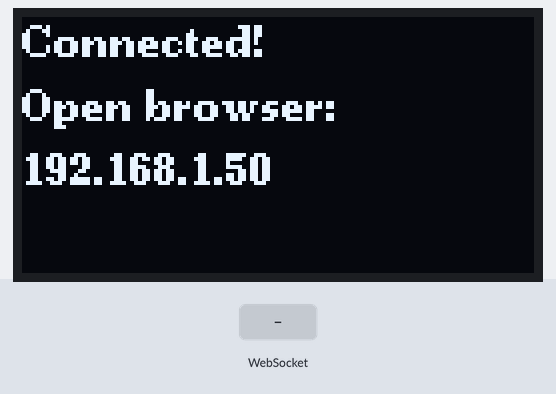
A program run on a simulated ESP32. Parts: 128×64 one-colour display. The test bench sets the inputs (shaded band). WiFi joins after 1.5 s; servers stay silent unless stated; random numbers use the default seed unless the program sets one; what the program prints to the serial monitor is not drawn.

Above: at 1.7 s.
At 5.8 s:
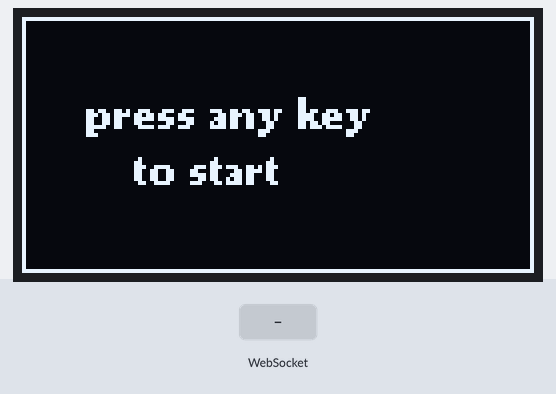
5.9 s: WebSocket text "up" received
At 8.0 s:
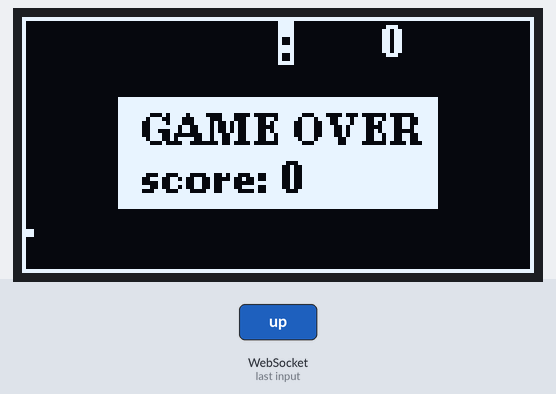
8.1 s: WebSocket text "restart" received
At 8.6 s:
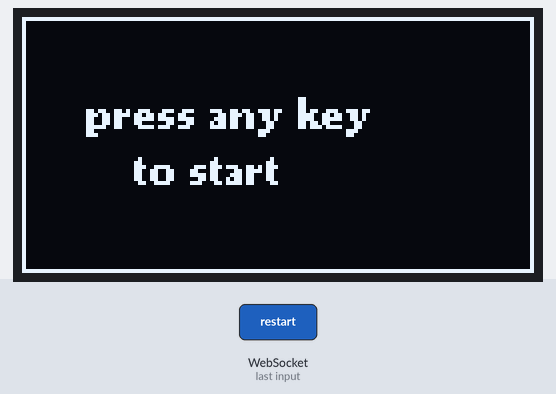
Timing chart, 0 to 11.1 s (numbered marks = the images above; inputs shaded):
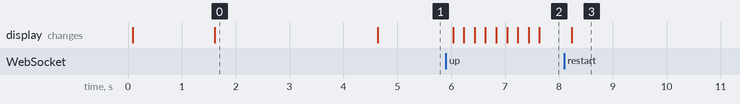

Measured:
- after the input at 5.9 s, the display: first changes after 0.14 s (image 2 shows a later state)
- after the input at 8.1 s, the display: changes after 0.14 s (image 3)
- what the display in image 0 shows lasts 3.0 s, from 1.6 s to 4.6 s

The program:

main.cpp
```cpp
#include <Arduino.h>
#include "display.h"
#include "wifi_server.h"
#include "game.h"

#define FRAME_MS 200 // snake moves 5 times per second

unsigned long lastFrame = 0;

void setup()
{
  Serial.begin(115200);
  display_init();
  wifi_init();
  game_init();
}

void loop()
{
  ws_cleanup();
  unsigned long now = millis();
  if (now - lastFrame >= FRAME_MS)
  {
    lastFrame = now;
    game_update();
    game_draw();
  }
}
```

display.cpp
```cpp
#include "display.h"

static U8G2_SH1106_128X64_NONAME_F_HW_I2C u8g2(U8G2_R0, U8X8_PIN_NONE);

void display_init()
{
    Wire.begin(21, 22);
    u8g2.begin();
    u8g2.setFont(u8g2_font_ncenB08_tr);
    u8g2.clearBuffer();
    u8g2.sendBuffer();
}

void display_clear()
{
    u8g2.clearBuffer();
}

void display_render()
{
    u8g2.sendBuffer();
}

void display_draw_border()
{
    u8g2.setDrawColor(1);
    u8g2.drawFrame(0, 0, 128, 64);
}

void display_draw_box(int x, int y, int w, int h)
{
    u8g2.setDrawColor(1);
    u8g2.drawBox(x, y, w, h);
}

void display_draw_frame(int x, int y, int w, int h)
{
    u8g2.setDrawColor(1);
    u8g2.drawFrame(x, y, w, h);
}

void display_draw_pixel(int x, int y)
{
    u8g2.setDrawColor(1);
    u8g2.drawPixel(x, y);
}

void display_draw_text(int x, int y, const char *msg)
{
    u8g2.setFont(u8g2_font_ncenB08_tr);
    u8g2.setDrawColor(1);
    u8g2.drawStr(x, y, msg);
}

void display_draw_score(int score)
{
    char buf[8];
    sprintf(buf, "%d", score);
    u8g2.setFont(u8g2_font_ncenB08_tr);
    u8g2.setDrawColor(1);
    u8g2.drawStr(90, 10, buf);
}

void display_draw_waiting()
{
    u8g2.setFont(u8g2_font_ncenB08_tr);
    u8g2.setDrawColor(1);
    u8g2.drawStr(16, 28, "press any key");
    u8g2.drawStr(28, 42, "to start");
}

void display_draw_gameover(int score)
{
    // filled box background
    u8g2.setDrawColor(1);
    u8g2.drawBox(24, 20, 80, 28);
    // text in black over it
    u8g2.setDrawColor(0);
    u8g2.setFont(u8g2_font_ncenB08_tr);
    u8g2.drawStr(30, 32, "GAME OVER");
    char buf[16];
    sprintf(buf, "score: %d", score);
    u8g2.drawStr(30, 44, buf);
    u8g2.setDrawColor(1);
}

void display_show_ip(const char *ip)
{
    u8g2.clearBuffer();
    u8g2.setFont(u8g2_font_ncenB08_tr);
    u8g2.setDrawColor(1);
    u8g2.drawStr(0, 10, "Connected!");
    u8g2.drawStr(0, 26, "Open browser:");
    u8g2.drawStr(0, 42, ip);
    u8g2.sendBuffer();
}

// draws a filled box in black — used to erase a region
void display_invert_box(int x, int y, int w, int h)
{
    u8g2.setDrawColor(0);
    u8g2.drawBox(x, y, w, h);
    u8g2.setDrawColor(1);
}
```

display.h
```cpp
#pragma once
#include <Wire.h>
#include <U8g2lib.h>

void display_init();
void display_clear();
void display_render();
void display_draw_border();
void display_draw_box(int x, int y, int w, int h);
void display_draw_frame(int x, int y, int w, int h);
void display_draw_pixel(int x, int y);
void display_draw_text(int x, int y, const char *msg);
void display_draw_score(int score);
void display_draw_waiting();
void display_draw_gameover(int score);
void display_show_ip(const char *ip);
void display_invert_box(int x, int y, int w, int h);
```

game.cpp
```cpp
#include "game.h"
#include "display.h"
#include "wifi_server.h"

static Point snake[MAX_LENGTH];
static int snakeLen = 3;
static int dirX = 1;
static int dirY = 0;
static int nextDirX = 1;
static int nextDirY = 0;
static Point food;
static int score = 0;
static GameState state = WAITING;

static void place_food()
{
    bool onSnake;
    do
    {
        onSnake = false;
        food.x = random(0, GRID_W);
        food.y = random(0, GRID_H);
        for (int i = 0; i < snakeLen; i++)
        {
            if (snake[i].x == food.x && snake[i].y == food.y)
            {
                onSnake = true;
                break;
            }
        }
    } while (onSnake);
}

void game_init()
{
    randomSeed(analogRead(0));
    game_reset();
}

void game_reset()
{
    snakeLen = 3;
    dirX = 1;
    dirY = 0;
    nextDirX = 1;
    nextDirY = 0;
    score = 0;
    state = WAITING;

    snake[0] = {GRID_W / 2, GRID_H / 2};
    snake[1] = {GRID_W / 2 - 1, GRID_H / 2};
    snake[2] = {GRID_W / 2 - 2, GRID_H / 2};

    place_food();
}

void game_start()
{
    if (state == WAITING)
        state = PLAYING;
}

bool game_is_over()
{
    return state == DEAD;
}

GameState game_get_state()
{
    return state;
}

void game_set_direction(int dx, int dy)
{
    if (dx == -dirX && dy == -dirY)
        return;
    nextDirX = dx;
    nextDirY = dy;
}

void game_update()
{
    if (state != PLAYING)
        return;

    dirX = nextDirX;
    dirY = nextDirY;

    Point newHead = {snake[0].x + dirX, snake[0].y + dirY};

    // wall collision
    if (newHead.x < 0 || newHead.x >= GRID_W ||
        newHead.y < 0 || newHead.y >= GRID_H)
    {
        state = DEAD;
        ws_broadcast("gameover");
        return;
    }

    // self collision
    for (int i = 0; i < snakeLen - 1; i++)
    {
        if (snake[i].x == newHead.x && snake[i].y == newHead.y)
        {
            state = DEAD;
            ws_broadcast("gameover");
            return;
        }
    }

    bool ate = (newHead.x == food.x && newHead.y == food.y);
    if (ate && snakeLen < MAX_LENGTH)
        snakeLen++;

    for (int i = snakeLen - 1; i > 0; i--)
        snake[i] = snake[i - 1];
    snake[0] = newHead;

    if (ate)
    {
        score++;
        place_food();
        ws_broadcast("score");
    }
}

void game_draw()
{
    display_clear();
    display_draw_border();

    if (state == WAITING)
    {
        display_draw_waiting();
        display_render();
        return;
    }

    // food
    display_draw_box(
        food.x * GRID_SIZE + 1,
        food.y * GRID_SIZE + 1,
        GRID_SIZE - 2,
        GRID_SIZE - 2);

    // snake — head filled, body outlined
    for (int i = 0; i < snakeLen; i++)
    {
        int px = snake[i].x * GRID_SIZE;
        int py = snake[i].y * GRID_SIZE;
        if (i == 0)
            display_draw_box(px, py, GRID_SIZE, GRID_SIZE);
        else
            display_draw_frame(px, py, GRID_SIZE, GRID_SIZE);
    }

    display_draw_score(score);

    if (state == DEAD)
        display_draw_gameover(score);

    display_render();
}
```

game.h
```cpp
#pragma once

#define GRID_SIZE 4
#define GRID_W 32
#define GRID_H 16
#define MAX_LENGTH 64

enum GameState
{
    WAITING,
    PLAYING,
    DEAD
};

struct Point
{
    int x;
    int y;
};

void game_init();
void game_update();
void game_draw();
void game_reset();
void game_start();
bool game_is_over();
GameState game_get_state();
void game_set_direction(int dx, int dy);    
```

wifi_server.cpp
```cpp
#include "wifi_server.h"
#include "display.h"
#include "game.h"
#include <AsyncTCP.h>

#define HOME_SSID "YOUR_WIFI_SSID"
#define HOME_PASS "YOUR_WIFI_PASSWORD"

static AsyncWebServer server(80);
AsyncWebSocket ws("/ws");

const char INDEX_HTML[] = R"rawliteral(
<!DOCTYPE html>
<html>
<head>
  <meta name="viewport" content="width=device-width, initial-scale=1">
  <title>Snake</title>
  <style>
    * { box-sizing: border-box; margin: 0; padding: 0; }
    body {
      background: #111;
      display: flex;
      flex-direction: column;
      align-items: center;
      justify-content: center;
      height: 100vh;
      font-family: monospace;
      color: #fff;
    }
    h2 { font-size: 1.4rem; letter-spacing: 3px; margin-bottom: 8px; }
    #status { font-size: 0.8rem; color: #555; margin-bottom: 8px; }
    #score  { font-size: 1rem; color: #aaa; margin-bottom: 32px; }
    .dpad {
      display: grid;
      grid-template-columns: repeat(3, 64px);
      grid-template-rows: repeat(3, 64px);
      gap: 6px;
    }
    .dpad button {
      background: #222;
      border: 1px solid #333;
      color: #fff;
      font-size: 1.4rem;
      border-radius: 10px;
      cursor: pointer;
    }
    .dpad button:active { background: #444; }
    .empty { visibility: hidden; }
    #restartBtn {
      display: none;
      margin-top: 28px;
      padding: 10px 28px;
      background: transparent;
      color: #fff;
      border: 1px solid #444;
      font-size: 0.9rem;
      font-family: monospace;
      cursor: pointer;
      letter-spacing: 2px;
    }
    #restartBtn:hover { border-color: #fff; }
    #hint { font-size: 0.75rem; color: #444; margin-top: 20px; }
  </style>
</head>
<body>
  <h2>SNAKE</h2>
  <div id="status">connecting...</div>
  <div id="score">score: 0</div>

  <div class="dpad">
    <div class="empty"></div>
    <button id="up">↑</button>
    <div class="empty"></div>
    <button id="left">←</button>
    <div class="empty"></div>
    <button id="right">→</button>
    <div class="empty"></div>
    <button id="down">↓</button>
    <div class="empty"></div>
  </div>

  <button id="restartBtn">RESTART</button>
  <div id="hint">or use arrow keys</div>

  <script>
    const statusEl  = document.getElementById('status');
    const scoreEl   = document.getElementById('score');
    const restartBtn = document.getElementById('restartBtn');
    let scoreVal = 0;
    let ws;

    function connect() {
      ws = new WebSocket('ws://' + location.hostname + '/ws');
      ws.onopen  = () => statusEl.textContent = 'connected';
      ws.onclose = () => {
        statusEl.textContent = 'disconnected — retrying...';
        setTimeout(connect, 2000);
      };
      ws.onmessage = (e) => {
        if (e.data === 'gameover') restartBtn.style.display = 'block';
        if (e.data === 'restart')  { restartBtn.style.display = 'none'; scoreVal = 0; scoreEl.textContent = 'score: 0'; }
        if (e.data === 'score')    { scoreVal++; scoreEl.textContent = 'score: ' + scoreVal; }
      };
    }
    connect();

    function send(msg) {
      if (ws && ws.readyState === WebSocket.OPEN) ws.send(msg);
    }

    // d-pad buttons
    document.getElementById('up').addEventListener('click',    () => send('up'));
    document.getElementById('down').addEventListener('click',  () => send('down'));
    document.getElementById('left').addEventListener('click',  () => send('left'));
    document.getElementById('right').addEventListener('click', () => send('right'));

    // touch support for d-pad
    ['up','down','left','right'].forEach(id => {
      document.getElementById(id).addEventListener('touchstart', (e) => {
        e.preventDefault();
        send(id);
      });
    });

    // keyboard
    document.addEventListener('keydown', (e) => {
      if (['ArrowUp','ArrowDown','ArrowLeft','ArrowRight'].includes(e.code)) {
        e.preventDefault();
      }
      if (restartBtn.style.display === 'block') {
        send('restart'); return;
      }
      const map = {
        ArrowUp:    'up',
        ArrowDown:  'down',
        ArrowLeft:  'left',
        ArrowRight: 'right'
      };
      if (map[e.code]) send(map[e.code]);
    });

    restartBtn.addEventListener('click', () => send('restart'));
  </script>
</body>
</html>
)rawliteral";

static void onWsEvent(AsyncWebSocket *server, AsyncWebSocketClient *client,
                      AwsEventType type, void *arg, uint8_t *data, size_t len)
{
    if (type == WS_EVT_DATA)
    {
        String msg = "";
        for (size_t i = 0; i < len; i++)
            msg += (char)data[i];

        if (msg == "up")
            game_set_direction(0, -1);
        if (msg == "down")
            game_set_direction(0, 1);
        if (msg == "left")
            game_set_direction(-1, 0);
        if (msg == "right")
            game_set_direction(1, 0);

        // any direction key starts the game
        if ((msg == "up" || msg == "down" ||
             msg == "left" || msg == "right") &&
            !game_is_over())
        {
            game_start();
        }

        if (msg == "restart" && game_is_over())
        {
            game_reset();
            ws_broadcast("restart");
        }
    }
}

void ws_broadcast(const char *msg)
{
    ws.textAll(msg);
}

void ws_cleanup()
{
    ws.cleanupClients();
}

void wifi_init()
{
    Serial.println("wifi_init start");
    WiFi.mode(WIFI_STA);
    Serial.println("mode set");
    WiFi.begin(HOME_SSID, HOME_PASS);
    Serial.println("wifi begin called");

    display_clear();
    display_draw_text(0, 20, "Connecting to");
    display_draw_text(0, 35, "WiFi...");
    display_render();

    while (WiFi.status() != WL_CONNECTED)
        delay(500);

    Serial.print("IP: ");
    Serial.println(WiFi.localIP());

    display_show_ip(WiFi.localIP().toString().c_str());
    delay(3000);

    ws.onEvent(onWsEvent);
    server.addHandler(&ws);
    server.on("/", HTTP_GET, [](AsyncWebServerRequest *req)
              { req->send(200, "text/html", INDEX_HTML); });
    server.on("/favicon.ico", HTTP_GET, [](AsyncWebServerRequest *req)
              { req->send(204); });
    server.begin();
}
```

wifi_server.h
```cpp
#pragma once
#include <WiFi.h>
#include <ESPAsyncWebServer.h>

extern AsyncWebSocket ws;

void wifi_init();
void ws_cleanup();
void ws_broadcast(const char *msg);
```
